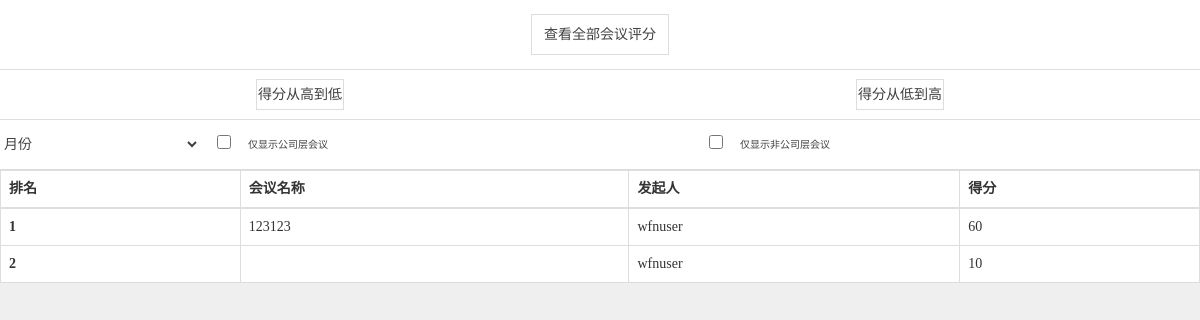
The app's page /index.php/meet/rank, older data.
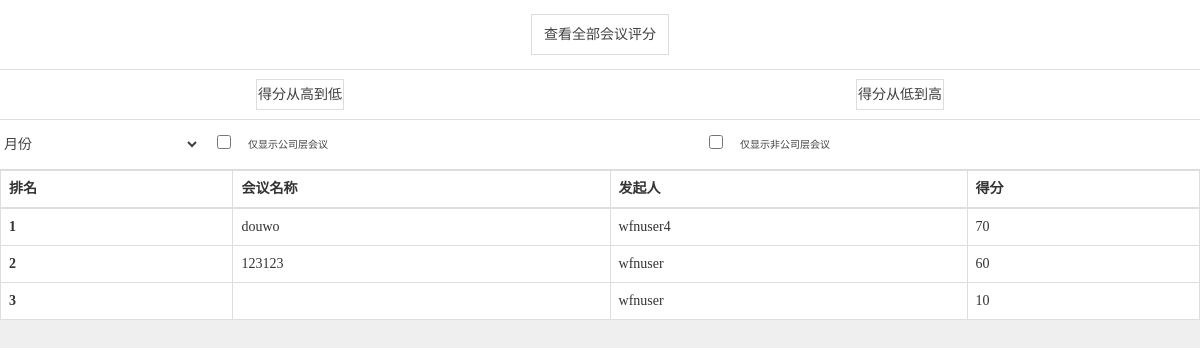
The same page, newer data.
### tables this page shows
CREATE TABLE `meeting` (
`mid` int(11) NOT NULL,
  `muid` int(11) NOT NULL COMMENT 'creater',
  `mplanbt` timestamp NULL DEFAULT NULL,
  `mplanet` timestamp NULL DEFAULT NULL,
  `mactbt` timestamp NULL DEFAULT NULL,
  `mactet` timestamp NULL DEFAULT NULL,
  `mrid` int(11) NOT NULL,
  `mremind` int(11) NOT NULL,
  `mchecktype` int(11) NOT NULL COMMENT '0 = location 1 = qrcode',
  `mmembernum` int(11) NOT NULL,
  `mconfirm` int(11) NOT NULL COMMENT '高层=1',
  `mattach` mediumtext NOT NULL,
  `mstate` int(11) NOT NULL COMMENT 'draft = 0 发布=1',
  `mcreatet` timestamp NOT NULL DEFAULT '0000-00-00 00:00:00',
  `mpass` int(11) NOT NULL,
  `mname` varchar(20) NOT NULL,
  `mscore` int(11) DEFAULT NULL,
  `mfilename` varchar(30) NOT NULL,
  `mfiletime` timestamp NULL DEFAULT NULL,
  `mapartment` int(11) NOT NULL
);

CREATE TABLE `user` (
`uid` int(11) NOT NULL,
  `uname` varchar(10) NOT NULL,
  `type` int(11) NOT NULL,
  `uabsentnum` int(11) NOT NULL,
  `ulatenum` int(11) NOT NULL,
  `ulatest` int(11) NOT NULL COMMENT 'lateorabsent'
);

### application/controllers/Meet.php (called while the page is built, shortened)
<?php
class Meet extends CI_Controller {
    public function __construct()
    {
        $this->load->helper(array('form', 'url'));
    }
	public function rank()
	{
		$this->load->model('meet_model');
		$data['list'] = $this->meet_model->rank();
		$this->load->view('cxqbhypf',$data);
	}
}

### index.php (called while the page is built, shortened)
<?php
require_once BASEPATH.'core/CodeIgniter.php';

### application/models/Meet_model.php (called while the page is built, shortened)
<?php
class Meet_model extends CI_Model {
    public function rank()
    {
        $sql = "SELECT * FROM meeting,user WHERE mstate=1 AND user.uid = meeting.muid AND NOT ISNULL(mscore) ORDER BY mscore desc";
        $sql = $this->db->query($sql);
        $result = $sql->result_array();
        return $result;
    }
}

### application/views/cxqbhypf.php (the view, shortened to what this page needs)
<!DOCTYPE html>
<html>
<head lang="en">
    <link rel="stylesheet" href="<?php echo base_url('css/bootstrap.min.css');?>">
    <link rel="stylesheet" href="<?php echo base_url('css/index.css');?>">
</head>
<body >
<div class="container-fluid "  style="margin-bottom:100px">
	<div class="row xjhy" style="height:70px;line-height:70px">
		<div class="col-xs-8 col-xs-offset-2"  style="line-height:70px;    text-align: center;">
			<span style="padding:12px;border:1px solid #dddddd;">查看全部会议评分</span>
		</div>
    </div>
	<div class="row xjhy" >
		<div class="col-xs-4 col-xs-offset-1" style="padding:0;    text-align: center;">
			<span style="padding:7px 1px;;border:1px solid #dddddd;">得分从高到低</span>
		</div>
		<div class="col-xs-4 col-xs-offset-2" style="padding:0;    text-align: center;">
			<span style="padding:7px 1px;;border:1px solid #dddddd;">得分从低到高</span>
		</div>
	</div>
	<div class="row xjhy" >
		<div class="col-xs-2" style="padding:0">
			<select style='width:100%;'>
				<option style="width:10px">月份</option>
			</select>
		</div>
		<div class="col-xs-1 check" >
			<input type="checkbox">
		</div>
		<div class="col-xs-4 checkTitle" >
			仅显示公司层会议
		</div>
		<div class="col-xs-1 check" >
			<input type="checkbox">
		</div>
		<div class="col-xs-4 checkTitle" style="width:38%;">
			仅显示非公司层会议
		</div>
    </div>
	<div class="row " >
		<table class="table table-bordered" style="background-color:#fff">
		  <thead>
			<tr>
			  <th>排名</th>
			  <th>会议名称</th>
			  <th>发起人</th>
			  <th>得分</th>
			</tr>
		  </thead>
		  <tbody>
		  	<?php
		  		$count = 0;
		  		foreach ($list as $r) {
		  			$count++;
		  	?>
			<tr>
			  <th scope="row"><?php echo $count?></th>
			  <td><?php echo $r["mname"];?></td>
			  <td><?php echo $r["uname"];?></td>
			  <td><?php echo $r["mscore"];?></td>
			</tr>
			<?php
				}
			?>
		  </tbody>
		</table>
    </div>
</div>
</body>
</html>

Row changes from the older to the newer data that the page shows:
now on this page (row edited): meeting: mname "douwo", user.uname "wfnuser4", mscore "70"
